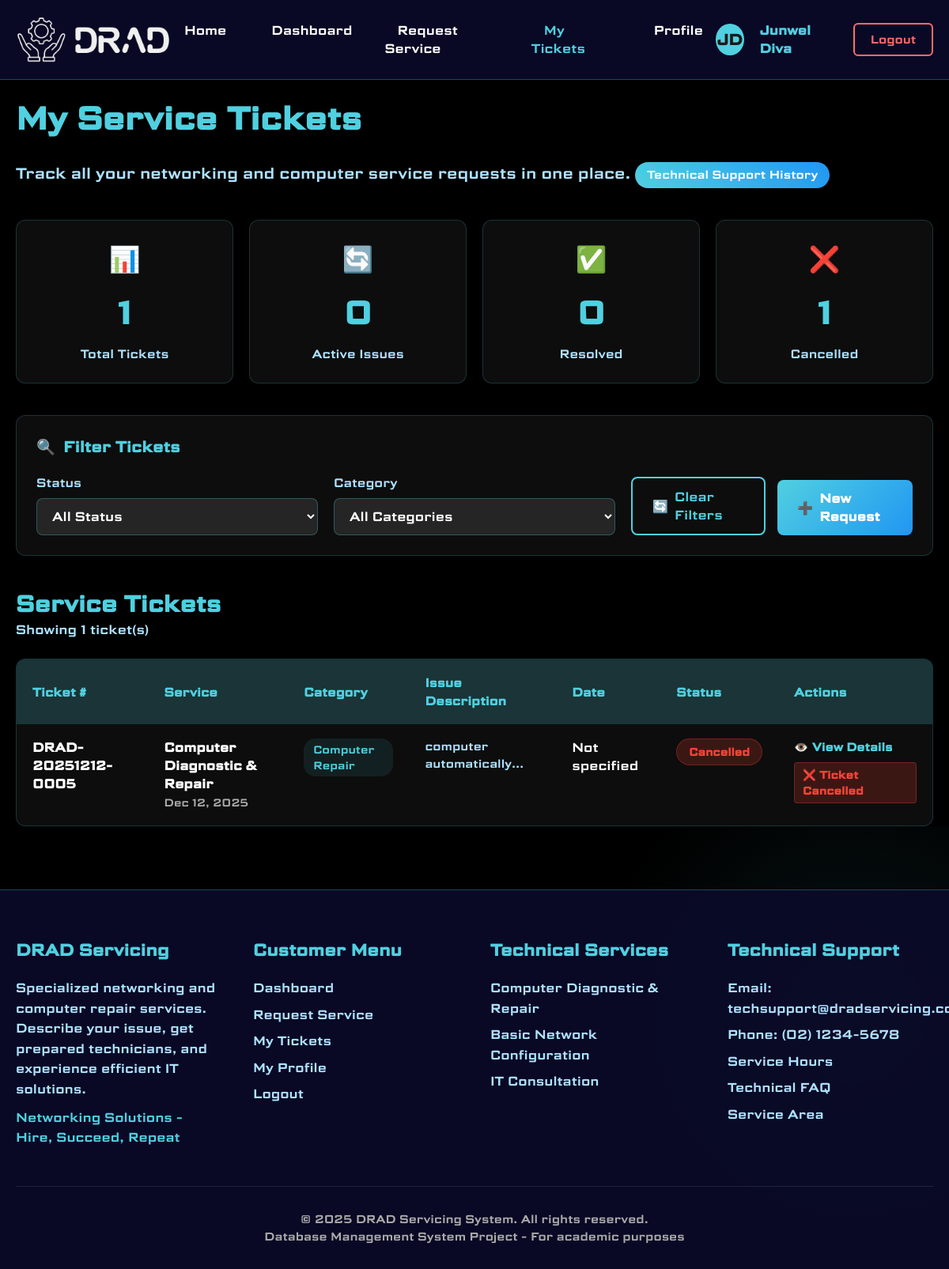
The app's page /customer/tickets.php (signed in) with its own data.
### tables this page shows
CREATE TABLE `service_requests` (
  `request_id` int(11) NOT NULL,
  `customer_id` int(11) DEFAULT NULL,
  `service_id` int(11) DEFAULT NULL,
  `technician_id` int(11) DEFAULT NULL,
  `first_name` varchar(50) DEFAULT NULL,
  `last_name` varchar(50) DEFAULT NULL,
  `middle_name` varchar(50) DEFAULT NULL,
  `phone` varchar(20) DEFAULT NULL,
  `address` text NOT NULL,
  `contact_address` varchar(255) DEFAULT NULL,
  `landmark` text DEFAULT NULL,
  `category` varchar(50) NOT NULL,
  `problem_description` text NOT NULL,
  `preferred_date` date DEFAULT NULL,
  `preferred_time` time DEFAULT NULL,
  `status` enum('pending','assigned','in_progress','completed','cancelled') DEFAULT 'pending',
  `total_amount` decimal(10,2) DEFAULT 0.00,
  `request_date` timestamp NOT NULL DEFAULT current_timestamp(),
  `assigned_date` timestamp NULL DEFAULT NULL,
  `started_date` timestamp NULL DEFAULT NULL,
  `completed_date` timestamp NULL DEFAULT NULL,
  `payment_status` enum('pending','paid','confirmed','disputed') DEFAULT 'pending',
  `payment_notes` text DEFAULT NULL,
  `technician_assigned_date` timestamp NULL DEFAULT NULL,
  `scheduled_date` date DEFAULT NULL,
  `scheduled_time` time DEFAULT NULL,
  `payment_method` varchar(50) DEFAULT 'cash_in_person'
);

CREATE TABLE `ticket_numbers` (
  `ticket_id` int(11) NOT NULL,
  `request_id` int(11) DEFAULT NULL,
  `ticket_code` varchar(20) NOT NULL,
  `generated_date` timestamp NOT NULL DEFAULT current_timestamp()
);

CREATE TABLE `services` (
  `service_id` int(11) NOT NULL,
  `service_name` varchar(100) NOT NULL,
  `description` text DEFAULT NULL,
  `category` varchar(50) NOT NULL,
  `estimated_duration` varchar(50) DEFAULT NULL,
  `status` enum('available','unavailable') DEFAULT 'available',
  `base_price` decimal(10,2) DEFAULT 0.00
);

### customer/tickets.php (the view, shortened to what the rows shown need)
<?php
include '../includes/config.php';
$user_id = $_SESSION['user_id'];
$where_clause = "WHERE sr.customer_id='$user_id'";
$sql = "SELECT
            sr.request_id,
            sr.service_id,
            sr.first_name,
            sr.last_name,
            sr.category,
            sr.problem_description,
            sr.status,
            sr.request_date,
            sr.preferred_date,
            sr.preferred_time,
            sr.completed_date,
            s.service_name,
            tn.ticket_code
        FROM service_requests sr
        JOIN services s ON sr.service_id = s.service_id
        LEFT JOIN ticket_numbers tn ON sr.request_id = tn.request_id
        $where_clause
        ORDER BY sr.request_date DESC";
$result = mysqli_query($conn, $sql);
$total_tickets = mysqli_num_rows($result);
?>
<!DOCTYPE html>
<html lang="en">
<head>
</head>
<body>
    <main>
        <div class="container">
            <div class="page-header animate-fade-in-up">
                <h1 class="page-title">My Service Tickets</h1>
            </div>
            <div class="tickets-section">
                <div class="section-header animate-fade-in-up" style="animation-delay: 0.4s;">
                    <div>
                        <h2 class="section-title">Service Tickets</h2>
                    </div>
                </div>
                <?php if($total_tickets > 0): ?>
                    <div class="tickets-table-container animate-fade-in-up" style="animation-delay: 0.5s;">
                        <table class="tickets-table">
                            <thead>
                                <tr>
                                    <th>Ticket #</th>
                                    <th>Service</th>
                                    <th>Category</th>
                                    <th>Issue Description</th>
                                    <th>Date</th>
                                    <th>Status</th>
                                    <th>Actions</th>
                                </tr>
                            </thead>
                            <tbody>
                                <?php
                                $delay = 0.5;
                                while($ticket = mysqli_fetch_assoc($result)):
                                    $delay += 0.05;
                                    $status_class = str_replace(' ', '_', strtolower($ticket['status']));
                                ?>
                                    <tr style="animation-delay: <?php echo $delay; ?>s;" class="animate-fade-in-up">
                                        <td>
                                            <strong><?php echo $ticket['ticket_code'] ?? 'N/A'; ?></strong>
                                        </td>
                                        <td>
                                            <strong><?php echo $ticket['service_name']; ?></strong><br>
                                            <small style="color: #aaa; font-size: 0.85rem;">
                                                <?php echo date('M d, Y', strtotime($ticket['request_date'])); ?>
                                            </small>
                                        </td>
                                        <td>
                                            <span class="category-badge"><?php echo $ticket['category']; ?></span>
                                        </td>
                                        <td>
                                            <div class="problem-preview" title="<?php echo htmlspecialchars($ticket['problem_description']); ?>">
                                                <?php echo substr($ticket['problem_description'], 0, 100); ?>
                                            </div>
                                        </td>
                                        <td>
                                            <?php if($ticket['preferred_date']): ?>
                                                <?php echo date('M d', strtotime($ticket['preferred_date'])); ?>
                                                <?php if($ticket['preferred_time']): ?>
                                                    <br><small style="color: #aaa;"><?php echo date('h:i A', strtotime($ticket['preferred_time'])); ?></small>
                                                <?php endif; ?>
                                            <?php else: ?>
                                                Not specified
                                            <?php endif; ?>
                                        </td>
                                        <td>
                                            <span class="status-badge status-<?php echo $status_class; ?>">
                                                <?php echo ucfirst(str_replace('_', ' ', $ticket['status'])); ?>
                                            </span>
                                        </td>
                                        <td>
                                            <div class="action-buttons">
                                                <a href="ticket-details.php?id=<?php echo $ticket['request_id']; ?>" class="action-link">
                                                    <span>👁️</span> View Details
                                                </a>
                                                <?php
                                                $current_status = $ticket['status'];
                                                if($current_status == 'pending'):
                                                    ?>
                                                    <form method="POST" class="status-form">
                                                        <input type="hidden" name="request_id" value="<?php echo $ticket['request_id']; ?>">
                                                        <select name="status" class="status-select" onchange="if(this.value) this.form.submit()">
                                                            <option value="">Update Status</option>
                                                            <option value="cancelled">Cancel Ticket</option>
                                                        </select>
                                                        <input type="hidden" name="update_status" value="1">
                                                    </form>
                                                <?php elseif($current_status == 'completed'):
                                                    ?>
                                                    <span class="badge success" style="padding: 5px 10px; border-radius: 4px; font-size: 0.85rem;">
                                                        ✅ Service Completed
                                                    </span>
                                                <?php elseif($current_status == 'cancelled'):
                                                    ?>
                                                    <span class="badge error" style="padding: 5px 10px; border-radius: 4px; font-size: 0.85rem;">
                                                        ❌ Ticket Cancelled
                                                    </span>
                                                <?php endif; ?>
                                            </div>
                                        </td>
                                    </tr>
                                <?php endwhile; ?>
                            </tbody>
                        </table>
                    </div>
                <?php endif; ?>
            </div>
        </div>
    </main>
</body>
</html>

### records on screen
service_requests: ticket_numbers.ticket_code "DRAD-20251212-0005", service.service_name "Computer Diagnostic & Repair", request_date "Dec 12, 2025", category "Computer Repair", problem_description "computer…", shows "Not specified", status "Cancelled", shows "❌ Ticket Cancelled"

### other values on screen
substr($initials, 0, 2) "JD"
$_SESSION['full_name'] "Junwel Diva"
$stats['total'] "1"
$stats['active'] "0"
$stats['completed'] "0"
$stats['cancelled'] "1"
$total_tickets "1"
